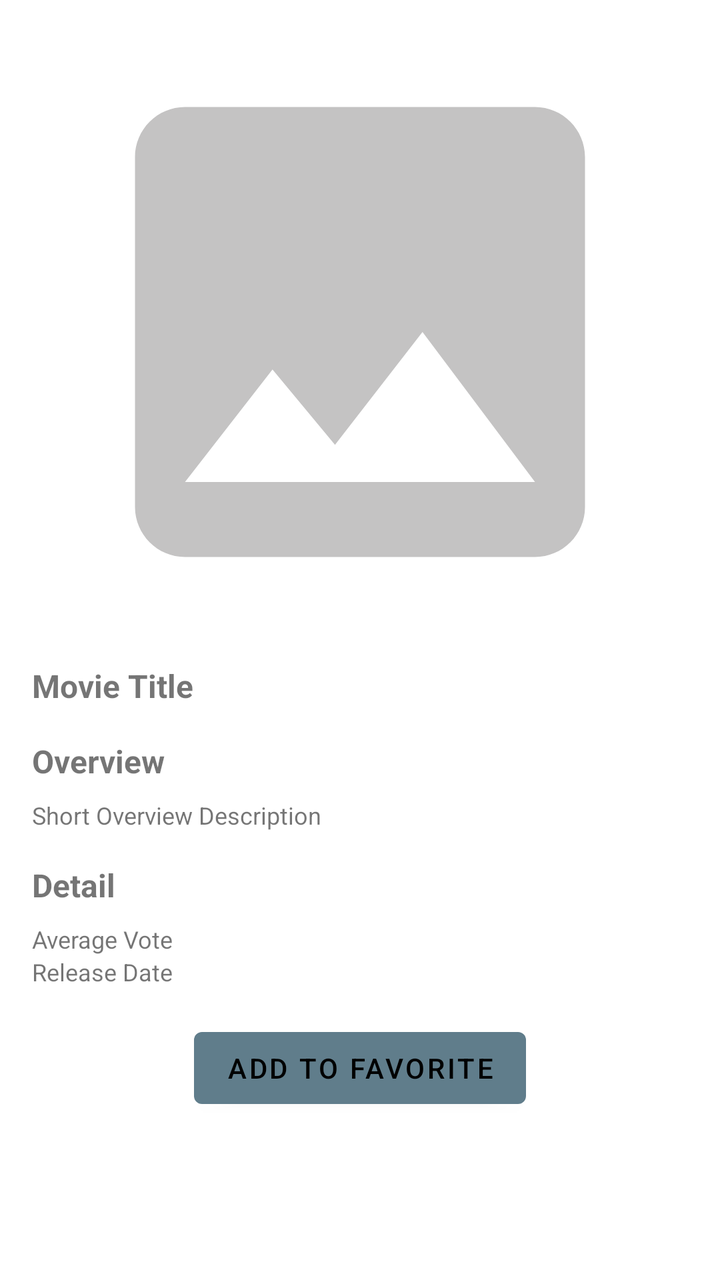
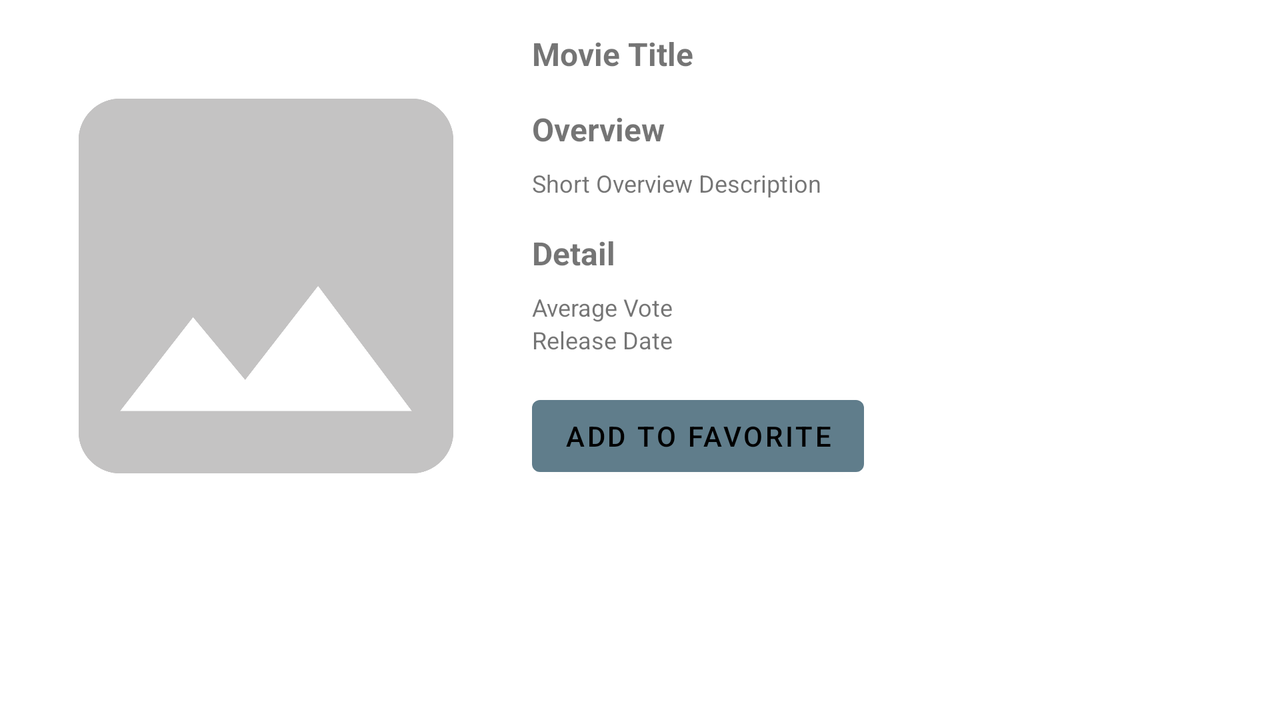

One screen, two layout resources from the same app: the default and the repository's alternative for another configuration. Each is rendered where Android would select it; the XML of both is given below.
<!-- AndroidManifest.xml: application theme Theme.MovieApp -->
<!-- res/layout/fragment_movie_detail.xml -->
<ScrollView xmlns:android="http://schemas.android.com/apk/res/android"
    xmlns:app="http://schemas.android.com/apk/res-auto"
    xmlns:tools="http://schemas.android.com/tools"
    android:layout_width="match_parent"
    android:layout_height="match_parent">

    <androidx.constraintlayout.widget.ConstraintLayout
        android:layout_width="match_parent"
        android:layout_height="match_parent"
        android:paddingLeft="16dp"
        android:paddingRight="16dp"
        tools:context=".ui.movie.MovieDetailFragment">

        <ImageView
            android:id="@+id/headerImage"
            android:layout_width="match_parent"
            android:layout_height="300dp"
            android:layout_marginTop="16dp"
            android:src="@drawable/ic_placeholder"
            app:layout_constraintEnd_toEndOf="parent"
            app:layout_constraintStart_toStartOf="parent"
            app:layout_constraintTop_toTopOf="parent" />

        <TextView
            android:id="@+id/movieTitle"
            style="@style/ContentTitle"
            android:layout_width="match_parent"
            android:layout_height="wrap_content"
            android:layout_marginTop="16dp"
            android:text="Movie Title"
            app:layout_constraintEnd_toEndOf="parent"
            app:layout_constraintStart_toStartOf="parent"
            app:layout_constraintTop_toBottomOf="@+id/headerImage" />

        <TextView
            android:id="@+id/textView2"
            style="@style/ContentTitle"
            android:layout_width="match_parent"
            android:layout_height="wrap_content"
            android:layout_marginTop="16dp"
            android:text="Overview"
            app:layout_constraintEnd_toEndOf="parent"
            app:layout_constraintStart_toStartOf="parent"
            app:layout_constraintTop_toBottomOf="@+id/movieTitle" />

        <TextView
            android:id="@+id/textViewOverview"
            style="@style/ListItemText"
            android:layout_width="match_parent"
            android:layout_height="wrap_content"
            android:layout_marginTop="8dp"
            android:text="Short Overview Description"
            app:layout_constraintEnd_toEndOf="parent"
            app:layout_constraintStart_toStartOf="parent"
            app:layout_constraintTop_toBottomOf="@+id/textView2" />

        <TextView
            android:id="@+id/textViewDetail"
            style="@style/ContentTitle"
            android:layout_width="match_parent"
            android:layout_height="wrap_content"
            android:layout_marginTop="16dp"
            android:text="Detail"
            app:layout_constraintEnd_toEndOf="parent"
            app:layout_constraintStart_toStartOf="parent"
            app:layout_constraintTop_toBottomOf="@+id/textViewOverview" />

        <TextView
            android:id="@+id/textViewAverageVote"
            style="@style/ListItemText"
            android:layout_width="match_parent"
            android:layout_height="wrap_content"
            android:layout_marginTop="8dp"
            android:text="Average Vote"
            app:layout_constraintEnd_toEndOf="parent"
            app:layout_constraintStart_toStartOf="parent"
            app:layout_constraintTop_toBottomOf="@+id/textViewDetail" />

        <TextView
            android:id="@+id/textViewReleaseDate"
            style="@style/ListItemText"
            android:layout_width="match_parent"
            android:layout_height="wrap_content"
            android:text="Release Date"
            app:layout_constraintEnd_toEndOf="parent"
            app:layout_constraintStart_toStartOf="parent"
            app:layout_constraintTop_toBottomOf="@+id/textViewAverageVote" />

        <Button
            android:id="@+id/buttonAddToFavorite"
            android:layout_width="wrap_content"
            android:layout_height="wrap_content"
            android:layout_marginTop="16dp"
            android:text="Add To Favorite"
            app:layout_constraintEnd_toEndOf="parent"
            app:layout_constraintStart_toStartOf="parent"
            app:layout_constraintTop_toBottomOf="@+id/textViewReleaseDate" />

    </androidx.constraintlayout.widget.ConstraintLayout>
</ScrollView>
<!-- resources referenced by this layout -->
<resources>
  <!-- drawable ic_placeholder (drawable) -->
  <vector android:height="24dp" android:tint="#C4C3C3"
      android:viewportHeight="24" android:viewportWidth="24"
      android:width="24dp" xmlns:android="http://schemas.android.com/apk/res/android">
      <path android:fillColor="@android:color/white" android:pathData="M21,19V5c0,-1.1 -0.9,-2 -2,-2H5c-1.1,0 -2,0.9 -2,2v14c0,1.1 0.9,2 2,2h14c1.1,0 2,-0.9 2,-2zM8.5,13.5l2.5,3.01L14.5,12l4.5,6H5l3.5,-4.5z"/>
  </vector>
  <style name="ContentTitle">
          <item name="android:textSize">16sp</item>
          <item name="android:textStyle">bold</item>
      </style>
  <style name="ListItemText">
          <item name="android:textSize">12sp</item>
          <item name="android:textStyle">normal</item>
      </style>
  <style name="Theme.MovieApp" parent="Theme.MaterialComponents.DayNight.DarkActionBar">
          
          <item name="colorPrimary">@color/blue_grey</item>
          <item name="colorPrimaryVariant">@color/blue_grey_dark</item>
          <item name="colorOnPrimary">@color/black</item>
          
          <item name="colorSecondary">@color/deep_orange</item>
          <item name="colorSecondaryVariant">@color/deep_orange_dark</item>
          <item name="colorOnSecondary">@color/black</item>
          
          <item name="android:statusBarColor" tools:targetApi="l">?attr/colorPrimaryVariant</item>
          
      </style>
  <color name="blue_grey">#FF607d8b</color>
  <color name="blue_grey_dark">#FF34515e</color>
  <color name="black">#FF000000</color>
  <color name="deep_orange">#FFffccbc</color>
  <color name="deep_orange_dark">#FFcb9b8c</color>
</resources>
<!-- res/layout-land/fragment_movie_detail.xml (the repository's variant of the layout above) -->
<!-- drawn on the phone turned sideways -->
<ScrollView xmlns:android="http://schemas.android.com/apk/res/android"
    xmlns:app="http://schemas.android.com/apk/res-auto"
    xmlns:tools="http://schemas.android.com/tools"
    android:layout_width="match_parent"
    android:layout_height="match_parent"
    tools:context=".ui.movie.MovieDetailFragment">

    <LinearLayout
        android:layout_width="match_parent"
        android:layout_height="wrap_content"
        android:orientation="horizontal"
        android:padding="@dimen/list_content">

        <ImageView
            android:id="@+id/headerImage"
            android:layout_width="250dp"
            android:layout_height="270dp"
            android:src="@drawable/ic_placeholder"
            app:layout_constraintBottom_toBottomOf="parent"
            app:layout_constraintStart_toStartOf="parent"
            app:layout_constraintTop_toTopOf="parent" />

        <LinearLayout
            android:layout_width="match_parent"
            android:layout_height="wrap_content"
            android:orientation="vertical"
            android:padding="@dimen/list_content">

            <TextView
                android:id="@+id/movieTitle"
                style="@style/ContentTitle"
                android:layout_width="wrap_content"
                android:layout_height="wrap_content"
                android:text="Movie Title" />

            <TextView
                android:id="@+id/textView2"
                style="@style/ContentTitle"
                android:layout_width="wrap_content"
                android:layout_height="wrap_content"
                android:layout_marginTop="16dp"
                android:text="Overview" />

            <TextView
                android:id="@+id/textViewOverview"
                style="@style/ListItemText"
                android:layout_width="wrap_content"
                android:layout_height="wrap_content"
                android:layout_marginTop="8dp"
                android:text="Short Overview Description" />

            <TextView
                android:id="@+id/textViewDetail"
                style="@style/ContentTitle"
                android:layout_width="wrap_content"
                android:layout_height="wrap_content"
                android:layout_marginTop="16dp"
                android:text="Detail" />

            <TextView
                android:id="@+id/textViewAverageVote"
                style="@style/ListItemText"
                android:layout_width="wrap_content"
                android:layout_height="wrap_content"
                android:layout_marginTop="8dp"
                android:text="Average Vote" />

            <TextView
                android:id="@+id/textViewReleaseDate"
                style="@style/ListItemText"
                android:layout_width="wrap_content"
                android:layout_height="wrap_content"
                android:text="Release Date" />

            <Button
                android:id="@+id/buttonAddToFavorite"
                android:layout_width="wrap_content"
                android:layout_height="wrap_content"
                android:layout_marginTop="16dp"
                android:text="Add To Favorite" />

        </LinearLayout>
    </LinearLayout>
</ScrollView>
<!-- resources referenced by the variant -->
<!-- as the phone turned sideways resolves them -->
<resources>
  <dimen name="list_content">8dp</dimen>
  <!-- drawable ic_placeholder (drawable) -->
  <vector android:height="24dp" android:tint="#C4C3C3"
      android:viewportHeight="24" android:viewportWidth="24"
      android:width="24dp" xmlns:android="http://schemas.android.com/apk/res/android">
      <path android:fillColor="@android:color/white" android:pathData="M21,19V5c0,-1.1 -0.9,-2 -2,-2H5c-1.1,0 -2,0.9 -2,2v14c0,1.1 0.9,2 2,2h14c1.1,0 2,-0.9 2,-2zM8.5,13.5l2.5,3.01L14.5,12l4.5,6H5l3.5,-4.5z"/>
  </vector>
  <style name="ContentTitle">
          <item name="android:textSize">16sp</item>
          <item name="android:textStyle">bold</item>
      </style>
  <style name="ListItemText">
          <item name="android:textSize">12sp</item>
          <item name="android:textStyle">normal</item>
      </style>
  <style name="Theme.MovieApp" parent="Theme.MaterialComponents.DayNight.DarkActionBar">
          
          <item name="colorPrimary">@color/blue_grey</item>
          <item name="colorPrimaryVariant">@color/blue_grey_dark</item>
          <item name="colorOnPrimary">@color/black</item>
          
          <item name="colorSecondary">@color/deep_orange</item>
          <item name="colorSecondaryVariant">@color/deep_orange_dark</item>
          <item name="colorOnSecondary">@color/black</item>
          
          <item name="android:statusBarColor" tools:targetApi="l">?attr/colorPrimaryVariant</item>
          
      </style>
  <color name="blue_grey">#FF607d8b</color>
  <color name="blue_grey_dark">#FF34515e</color>
  <color name="black">#FF000000</color>
  <color name="deep_orange">#FFffccbc</color>
  <color name="deep_orange_dark">#FFcb9b8c</color>
</resources>
